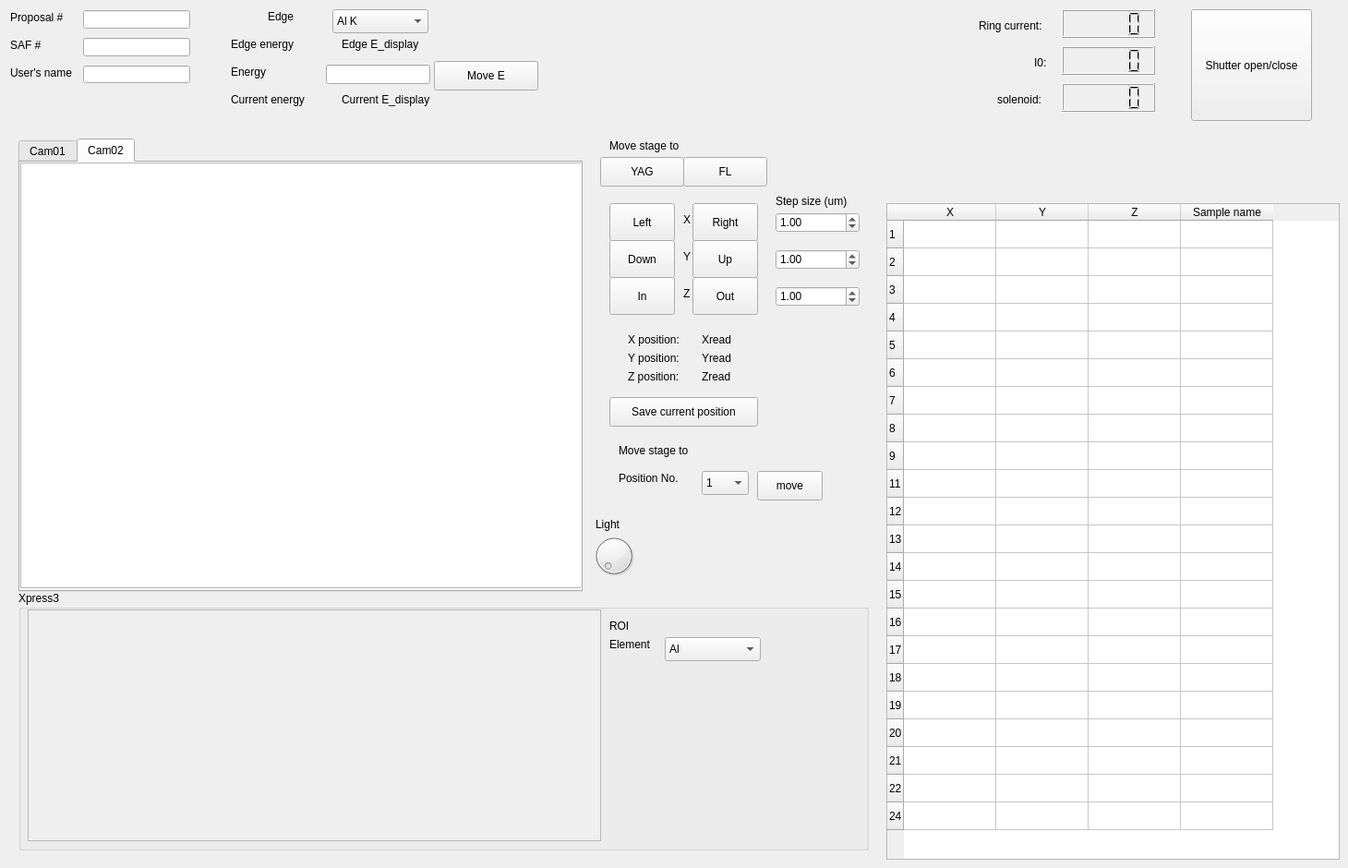
    <widget class="QWidget" name="tab_setup">
     <property name="toolTipDuration">
      <number>-1</number>
     </property>
     <attribute name="title">
      <string>General-Setup</string>
     </attribute>
     <widget class="QLineEdit" name="lineEdit_proposal">
      <property name="geometry">
       <rect>
        <x>90</x>
        <y>11</y>
        <width>116</width>
        <height>20</height>
       </rect>
      </property>
     </widget>
     <widget class="QLineEdit" name="lineEdit_SAF">
      <property name="geometry">
       <rect>
        <x>90</x>
        <y>41</y>
        <width>116</width>
        <height>20</height>
       </rect>
      </property>
     </widget>
     <widget class="QLineEdit" name="lineEdit_username">
      <property name="geometry">
       <rect>
        <x>90</x>
        <y>71</y>
        <width>116</width>
        <height>19</height>
       </rect>
      </property>
     </widget>
     <widget class="QLabel" name="label_Proposal">
      <property name="geometry">
       <rect>
        <x>11</x>
        <y>11</y>
        <width>65</width>
        <height>16</height>
       </rect>
      </property>
      <property name="text">
       <string>Proposal #</string>
      </property>
     </widget>
     <widget class="QLabel" name="label_SAF">
      <property name="geometry">
       <rect>
        <x>11</x>
        <y>41</y>
        <width>36</width>
        <height>16</height>
       </rect>
      </property>
      <property name="text">
       <string>SAF #</string>
      </property>
     </widget>
     <widget class="QLabel" name="label_username">
      <property name="geometry">
       <rect>
        <x>11</x>
        <y>71</y>
        <width>81</width>
        <height>16</height>
       </rect>
      </property>
      <property name="text">
       <string>User's name</string>
      </property>
     </widget>
     <widget class="QComboBox" name="comboBox_edgeselect">
      <property name="geometry">
       <rect>
        <x>360</x>
        <y>10</y>
        <width>104</width>
        <height>26</height>
       </rect>
      </property>
      <property name="mouseTracking">
       <bool>false</bool>
      </property>
      <property name="acceptDrops">
       <bool>true</bool>
      </property>
      <item>
       <property name="text">
        <string>Al K</string>
       </property>
      </item>
      <item>
       <property name="text">
        <string>Si K</string>
       </property>
      </item>
      <item>
       <property name="text">
        <string>P K</string>
       </property>
      </item>
      <item>
       <property name="text">
        <string>S K</string>
       </property>
      </item>
      <item>
       <property name="text">
        <string>Cl K</string>
       </property>
      </item>
      <item>
       <property name="text">
        <string>K K</string>
       </property>
      </item>
      <item>
       <property name="text">
        <string>Ca K</string>
       </property>
      </item>
     </widget>
     <widget class="QLabel" name="label_edge">
      <property name="geometry">
       <rect>
        <x>290</x>
        <y>10</y>
        <width>60</width>
        <height>16</height>
       </rect>
      </property>
      <property name="text">
       <string>Edge</string>
      </property>
     </widget>
     <widget class="QLabel" name="label_edgeE">
      <property name="geometry">
       <rect>
        <x>250</x>
        <y>40</y>
        <width>81</width>
        <height>16</height>
       </rect>
      </property>
      <property name="text">
       <string>Edge energy</string>
      </property>
     </widget>
     <widget class="QPushButton" name="Btn_moveE">
      <property name="geometry">
       <rect>
        <x>470</x>
        <y>66</y>
        <width>113</width>
        <height>32</height>
       </rect>
      </property>
      <property name="text">
       <string>Move E</string>
      </property>
     </widget>
     <widget class="QTabWidget" name="tabWidget_webcam">
      <property name="geometry">
       <rect>
        <x>20</x>
        <y>150</y>
        <width>611</width>
        <height>491</height>
       </rect>
      </property>
      <property name="sizePolicy">
       <sizepolicy hsizetype="Expanding" vsizetype="Expanding">
        <horstretch>0</horstretch>
        <verstretch>0</verstretch>
       </sizepolicy>
      </property>
      <property name="currentIndex">
       <number>1</number>
      </property>
      <widget class="QWidget" name="tab_cam01">
       <attribute name="title">
        <string>Cam01</string>
       </attribute>
       <widget class="QGraphicsView" name="graphicsView">
        <property name="geometry">
         <rect>
          <x>0</x>
          <y>0</y>
          <width>611</width>
          <height>461</height>
         </rect>
        </property>
       </widget>
      </widget>
      <widget class="QWidget" name="tab_cam02">
       <attribute name="title">
        <string>Cam02</string>
       </attribute>
       <widget class="QGraphicsView" name="graphicsView_4">
        <property name="geometry">
         <rect>
          <x>0</x>
          <y>0</y>
          <width>611</width>
          <height>461</height>
         </rect>
        </property>
       </widget>
      </widget>
     </widget>
     <widget class="QPushButton" name="Btn_up">
      <property name="geometry">
       <rect>
        <x>750</x>
        <y>260</y>
        <width>71</width>
        <height>41</height>
       </rect>
      </property>
      <property name="text">
       <string>Up</string>
      </property>
     </widget>
     <widget class="QPushButton" name="Btn_right">
      <property name="geometry">
       <rect>
        <x>750</x>
        <y>220</y>
        <width>71</width>
        <height>41</height>
       </rect>
      </property>
      <property name="text">
       <string>Right</string>
      </property>
     </widget>
     <widget class="QPushButton" name="Btn_left">
      <property name="geometry">
       <rect>
        <x>660</x>
        <y>220</y>
        <width>71</width>
        <height>41</height>
       </rect>
      </property>
      <property name="text">
       <string>Left</string>
      </property>
     </widget>
     <widget class="QPushButton" name="Btn_down">
      <property name="geometry">
       <rect>
        <x>660</x>
        <y>260</y>
        <width>71</width>
        <height>41</height>
       </rect>
      </property>
      <property name="text">
       <string>Down</string>
      </property>
     </widget>
     <widget class="QLabel" name="label_zpos">
      <property name="geometry">
       <rect>
        <x>740</x>
        <y>310</y>
        <width>60</width>
        <height>16</height>
       </rect>
      </property>
      <property name="text">
       <string>Z</string>
      </property>
     </widget>
     <widget class="QLineEdit" name="lineEdit_monoE">
      <property name="geometry">
       <rect>
        <x>353</x>
        <y>70</y>
        <width>113</width>
        <height>21</height>
       </rect>
      </property>
      <property name="text">
       <string/>
      </property>
     </widget>
     <widget class="QLabel" name="label_monoE">
      <property name="geometry">
       <rect>
        <x>250</x>
        <y>70</y>
        <width>81</width>
        <height>16</height>
       </rect>
      </property>
      <property name="text">
       <string>Energy</string>
      </property>
     </widget>
     <widget class="QLabel" name="label_currentE">
      <property name="geometry">
       <rect>
        <x>250</x>
        <y>100</y>
        <width>91</width>
        <height>16</height>
       </rect>
      </property>
      <property name="text">
       <string>Current energy</string>
      </property>
     </widget>
     <widget class="QPushButton" name="Btn_save_current_position">
      <property name="geometry">
       <rect>
        <x>660</x>
        <y>430</y>
        <width>161</width>
        <height>32</height>
       </rect>
      </property>
      <property name="text">
       <string>Save current position</string>
      </property>
     </widget>
     <widget class="QPushButton" name="Btn_shutter">
      <property name="geometry">
       <rect>
        <x>1290</x>
        <y>10</y>
        <width>131</width>
        <height>121</height>
       </rect>
      </property>
      <property name="text">
       <string>Shutter open/close</string>
      </property>
     </widget>
     <widget class="QTableWidget" name="tableWidget_samplepos">
      <property name="geometry">
       <rect>
        <x>960</x>
        <y>220</y>
        <width>491</width>
        <height>711</height>
       </rect>
      </property>
      <row>
       <property name="text">
        <string>1</string>
       </property>
      </row>
      <row>
       <property name="text">
        <string>2</string>
       </property>
      </row>
      <row>
       <property name="text">
        <string>3</string>
       </property>
      </row>
      <row>
       <property name="text">
        <string>4</string>
       </property>
      </row>
      <row>
       <property name="text">
        <string>5</string>
       </property>
      </row>
      <row>
       <property name="text">
        <string>6</string>
       </property>
      </row>
      <row>
       <property name="text">
        <string>7</string>
       </property>
      </row>
      <row>
       <property name="text">
        <string>8</string>
       </property>
      </row>
      <row>
       <property name="text">
        <string>9</string>
       </property>
      </row>
      <row>
       <property name="text">
        <string>11</string>
       </property>
      </row>
      <row>
       <property name="text">
        <string>12</string>
       </property>
      </row>
      <row>
       <property name="text">
        <string>13</string>
       </property>
      </row>
      <row>
       <property name="text">
        <string>14</string>
       </property>
      </row>
      <row>
       <property name="text">
        <string>15</string>
       </property>
      </row>
      <row>
       <property name="text">
        <string>16</string>
       </property>
      </row>
      <row>
       <property name="text">
        <string>17</string>
       </property>
      </row>
      <row>
       <property name="text">
        <string>18</string>
       </property>
      </row>
      <row>
       <property name="text">
        <string>19</string>
       </property>
      </row>
      <row>
       <property name="text">
        <string>20</string>
       </property>
      </row>
      <row>
       <property name="text">
        <string>21</string>
       </property>
      </row>
      <row>
       <property name="text">
        <string>22</string>
       </property>
      </row>
      <row>
       <property name="text">
        <string>24</string>
       </property>
      </row>
      <column>
       <property name="text">
        <string>X</string>
       </property>
      </column>
      <column>
       <property name="text">
        <string>Y</string>
       </property>
      </column>
      <column>
       <property name="text">
        <string>Z</string>
       </property>
      </column>
      <column>
       <property name="text">
        <string>Sample name</string>
       </property>
      </column>
     </widget>
     <widget class="QLabel" name="label_ypos">
      <property name="geometry">
       <rect>
        <x>740</x>
        <y>270</y>
        <width>60</width>
        <height>16</height>
       </rect>
      </property>
      <property name="text">
       <string>Y</string>
      </property>
     </widget>
     <widget class="QLabel" name="label_xpos">
      <property name="geometry">
       <rect>
        <x>740</x>
        <y>230</y>
        <width>60</width>
        <height>16</height>
       </rect>
      </property>
      <property name="text">
       <string>X</string>
      </property>
     </widget>
     <widget class="QLabel" name="label_11">
      <property name="geometry">
       <rect>
        <x>680</x>
        <y>360</y>
        <width>71</width>
        <height>16</height>
       </rect>
      </property>
      <property name="text">
       <string>X position:</string>
      </property>
     </widget>
     <widget class="QPushButton" name="Btn_zoomin">
      <property name="geometry">
       <rect>
        <x>660</x>
        <y>300</y>
        <width>71</width>
        <height>41</height>
       </rect>
      </property>
      <property name="text">
       <string>In</string>
      </property>
     </widget>
     <widget class="QLabel" name="label_12">
      <property name="geometry">
       <rect>
        <x>680</x>
        <y>380</y>
        <width>71</width>
        <height>16</height>
       </rect>
      </property>
      <property name="text">
       <string>Y position:</string>
      </property>
     </widget>
     <widget class="QLabel" name="label_13">
      <property name="geometry">
       <rect>
        <x>680</x>
        <y>400</y>
        <width>71</width>
        <height>16</height>
       </rect>
      </property>
      <property name="text">
       <string>Z position:</string>
      </property>
     </widget>
     <widget class="QLabel" name="label_CurrentE_display">
      <property name="geometry">
       <rect>
        <x>370</x>
        <y>100</y>
        <width>121</width>
        <height>16</height>
       </rect>
      </property>
      <property name="text">
       <string>Current E_display</string>
      </property>
     </widget>
     <widget class="QLabel" name="label_edgeE_display">
      <property name="geometry">
       <rect>
        <x>370</x>
        <y>40</y>
        <width>121</width>
        <height>16</height>
       </rect>
      </property>
      <property name="text">
       <string>Edge E_display</string>
      </property>
     </widget>
     <widget class="QPushButton" name="Btn_zoomout">
      <property name="geometry">
       <rect>
        <x>750</x>
        <y>300</y>
        <width>71</width>
        <height>41</height>
       </rect>
      </property>
      <property name="text">
       <string>Out</string>
      </property>
     </widget>
     <widget class="QLabel" name="Xread">
      <property name="geometry">
       <rect>
        <x>760</x>
        <y>360</y>
        <width>60</width>
        <height>16</height>
       </rect>
      </property>
      <property name="text">
       <string>Xread</string>
      </property>
     </widget>
     <widget class="QLabel" name="Yread">
      <property name="geometry">
       <rect>
        <x>760</x>
        <y>380</y>
        <width>60</width>
        <height>16</height>
       </rect>
      </property>
      <property name="text">
       <string>Yread</string>
      </property>
     </widget>
     <widget class="QLabel" name="Zread">
      <property name="geometry">
       <rect>
        <x>760</x>
        <y>400</y>
        <width>60</width>
        <height>16</height>
       </rect>
      </property>
      <property name="text">
       <string>Zread</string>
      </property>
     </widget>
     <widget class="QDoubleSpinBox" name="spinBox_x_step">
      <property name="geometry">
       <rect>
        <x>840</x>
        <y>230</y>
        <width>91</width>
        <height>22</height>
       </rect>
      </property>
      <property name="minimum">
       <double>0.050000000000000</double>
      </property>
      <property name="maximum">
       <double>10.000000000000000</double>
      </property>
      <property name="value">
       <double>1.000000000000000</double>
      </property>
     </widget>
     <widget class="QDoubleSpinBox" name="spinBox_y_step">
      <property name="geometry">
       <rect>
        <x>840</x>
        <y>270</y>
        <width>91</width>
        <height>22</height>
       </rect>
      </property>
      <property name="minimum">
       <double>0.050000000000000</double>
      </property>
      <property name="maximum">
       <double>10.000000000000000</double>
      </property>
      <property name="value">
       <double>1.000000000000000</double>
      </property>
     </widget>
     <widget class="QDoubleSpinBox" name="spinBox_z_step">
      <property name="geometry">
       <rect>
        <x>840</x>
        <y>310</y>
        <width>91</width>
        <height>22</height>
       </rect>
      </property>
      <property name="minimum">
       <double>0.050000000000000</double>
      </property>
      <property name="maximum">
       <double>10.000000000000000</double>
      </property>
      <property name="value">
       <double>1.000000000000000</double>
      </property>
     </widget>
     <widget class="QLabel" name="label_xpos_2">
      <property name="geometry">
       <rect>
        <x>840</x>
        <y>210</y>
        <width>111</width>
        <height>16</height>
       </rect>
      </property>
      <property name="text">
       <string>Step size (um)</string>
      </property>
     </widget>
     <widget class="QLabel" name="label_CurrentE_display_2">
      <property name="geometry">
       <rect>
        <x>660</x>
        <y>670</y>
        <width>121</width>
        <height>16</height>
       </rect>
      </property>
      <property name="text">
       <string>ROI</string>
      </property>
     </widget>
     <widget class="QLabel" name="label_edgeE_display_2">
      <property name="geometry">
       <rect>
        <x>660</x>
        <y>150</y>
        <width>121</width>
        <height>16</height>
       </rect>
      </property>
      <property name="text">
       <string>Move stage to </string>
      </property>
     </widget>
     <widget class="QPushButton" name="Btn_YAG">
      <property name="geometry">
       <rect>
        <x>650</x>
        <y>170</y>
        <width>91</width>
        <height>32</height>
       </rect>
      </property>
      <property name="text">
       <string>YAG</string>
      </property>
     </widget>
     <widget class="QPushButton" name="Btn_FL">
      <property name="geometry">
       <rect>
        <x>740</x>
        <y>170</y>
        <width>91</width>
        <height>32</height>
       </rect>
      </property>
      <property name="text">
       <string>FL</string>
      </property>
     </widget>
     <widget class="QLabel" name="label_edgeE_display_3">
      <property name="geometry">
       <rect>
        <x>1120</x>
        <y>60</y>
        <width>121</width>
        <height>16</height>
       </rect>
      </property>
      <property name="text">
       <string>I0:</string>
      </property>
     </widget>
     <widget class="QLabel" name="label_edgeE_display_4">
      <property name="geometry">
       <rect>
        <x>1080</x>
        <y>100</y>
        <width>121</width>
        <height>16</height>
       </rect>
      </property>
      <property name="text">
       <string>solenoid:</string>
      </property>
     </widget>
     <widget class="QComboBox" name="comboBox_edgeselect_2">
      <property name="geometry">
       <rect>
        <x>720</x>
        <y>690</y>
        <width>104</width>
        <height>26</height>
       </rect>
      </property>
      <property name="mouseTracking">
       <bool>false</bool>
      </property>
      <property name="acceptDrops">
       <bool>true</bool>
      </property>
      <item>
       <property name="text">
        <string>Al</string>
       </property>
      </item>
      <item>
       <property name="text">
        <string>Si</string>
       </property>
      </item>
      <item>
       <property name="text">
        <string>P</string>
       </property>
      </item>
      <item>
       <property name="text">
        <string>S</string>
       </property>
      </item>
      <item>
       <property name="text">
        <string>Cl</string>
       </property>
      </item>
      <item>
       <property name="text">
        <string>K</string>
       </property>
      </item>
      <item>
       <property name="text">
        <string>Ca</string>
       </property>
      </item>
      <item>
       <property name="text">
        <string>Customize</string>
       </property>
      </item>
     </widget>
     <widget class="QLabel" name="label_edge_2">
      <property name="geometry">
       <rect>
        <x>660</x>
        <y>690</y>
        <width>60</width>
        <height>16</height>
       </rect>
      </property>
      <property name="text">
       <string>Element</string>
      </property>
     </widget>
     <widget class="QPushButton" name="Btn_save_current_position_2">
      <property name="geometry">
       <rect>
        <x>820</x>
        <y>510</y>
        <width>71</width>
        <height>32</height>
       </rect>
      </property>
      <property name="text">
       <string>move</string>
      </property>
     </widget>
     <widget class="QLabel" name="label_edgeE_display_7">
      <property name="geometry">
       <rect>
        <x>670</x>
        <y>480</y>
        <width>121</width>
        <height>16</height>
       </rect>
      </property>
      <property name="text">
       <string>Move stage to</string>
      </property>
     </widget>
     <widget class="QComboBox" name="comboBox_edgeselect_3">
      <property name="geometry">
       <rect>
        <x>760</x>
        <y>510</y>
        <width>51</width>
        <height>26</height>
       </rect>
      </property>
      <property name="mouseTracking">
       <bool>false</bool>
      </property>
      <property name="acceptDrops">
       <bool>true</bool>
      </property>
      <item>
       <property name="text">
        <string>1</string>
       </property>
      </item>
      <item>
       <property name="text">
        <string>2</string>
       </property>
      </item>
      <item>
       <property name="text">
        <string>3</string>
       </property>
      </item>
      <item>
       <property name="text">
        <string>4</string>
       </property>
      </item>
      <item>
       <property name="text">
        <string>5</string>
       </property>
      </item>
      <item>
       <property name="text">
        <string>6</string>
       </property>
      </item>
      <item>
       <property name="text">
        <string>7</string>
       </property>
      </item>
      <item>
       <property name="text">
        <string>8</string>
       </property>
      </item>
      <item>
       <property name="text">
        <string>9</string>
       </property>
      </item>
      <item>
       <property name="text">
        <string>10</string>
       </property>
      </item>
      <item>
       <property name="text">
        <string>11</string>
       </property>
      </item>
      <item>
       <property name="text">
        <string>12</string>
       </property>
      </item>
      <item>
       <property name="text">
        <string>13</string>
       </property>
      </item>
      <item>
       <property name="text">
        <string>14</string>
       </property>
      </item>
      <item>
       <property name="text">
        <string>15</string>
       </property>
      </item>
     </widget>
     <widget class="QLabel" name="label_edgeE_display_8">
      <property name="geometry">
       <rect>
        <x>670</x>
        <y>510</y>
        <width>121</width>
        <height>16</height>
       </rect>
      </property>
      <property name="text">
       <string>Position No.</string>
      </property>
     </widget>
     <widget class="QDial" name="dial">
      <property name="geometry">
       <rect>
        <x>640</x>
        <y>570</y>
        <width>50</width>
        <height>64</height>
       </rect>
      </property>
      <property name="maximum">
       <number>10</number>
      </property>
      <property name="notchTarget">
       <double>10.000000000000000</double>
      </property>
     </widget>
     <widget class="QLCDNumber" name="Display_I0">
      <property name="geometry">
       <rect>
        <x>1150</x>
        <y>50</y>
        <width>101</width>
        <height>31</height>
       </rect>
      </property>
     </widget>
     <widget class="QLCDNumber" name="Display_solenoid">
      <property name="geometry">
       <rect>
        <x>1150</x>
        <y>90</y>
        <width>101</width>
        <height>31</height>
       </rect>
      </property>
     </widget>
     <widget class="QLCDNumber" name="Display_ringcurrent">
      <property name="geometry">
       <rect>
        <x>1150</x>
        <y>10</y>
        <width>101</width>
        <height>31</height>
       </rect>
      </property>
     </widget>
     <widget class="QLabel" name="label_edgeE_display_9">
      <property name="geometry">
       <rect>
        <x>1060</x>
        <y>20</y>
        <width>121</width>
        <height>16</height>
       </rect>
      </property>
      <property name="text">
       <string>Ring current:</string>
      </property>
     </widget>
     <widget class="QLabel" name="label_edgeE_display_10">
      <property name="geometry">
       <rect>
        <x>645</x>
        <y>560</y>
        <width>41</width>
        <height>16</height>
       </rect>
      </property>
      <property name="text">
       <string>Light</string>
      </property>
     </widget>
     <widget class="QGroupBox" name="groupBox">
      <property name="geometry">
       <rect>
        <x>20</x>
        <y>640</y>
        <width>921</width>
        <height>281</height>
       </rect>
      </property>
      <property name="title">
       <string>Xpress3</string>
      </property>
      <widget class="QScrollArea" name="scrollArea_Xpress3">
       <property name="geometry">
        <rect>
         <x>10</x>
         <y>20</y>
         <width>621</width>
         <height>251</height>
        </rect>
       </property>
       <property name="widgetResizable">
        <bool>true</bool>
       </property>
       <widget class="QWidget" name="scrollAreaWidgetContents">
        <property name="geometry">
         <rect>
          <x>0</x>
          <y>0</y>
          <width>619</width>
          <height>249</height>
         </rect>
        </property>
        <widget class="QScrollArea" name="scrollArea_DetCh">
         <property name="geometry">
          <rect>
           <x>0</x>
           <y>420</y>
           <width>371</width>
           <height>371</height>
          </rect>
         </property>
         <property name="widgetResizable">
          <bool>true</bool>
         </property>
         <widget class="QWidget" name="scrollAreaWidgetContents_2">
          <property name="geometry">
           <rect>
            <x>0</x>
            <y>0</y>
            <width>369</width>
            <height>369</height>
           </rect>
          </property>
         </widget>
        </widget>
       </widget>
      </widget>
     </widget>
     <zorder>groupBox</zorder>
     <zorder>lineEdit_proposal</zorder>
     <zorder>lineEdit_SAF</zorder>
     <zorder>lineEdit_username</zorder>
     <zorder>label_Proposal</zorder>
     <zorder>label_SAF</zorder>
     <zorder>label_username</zorder>
     <zorder>comboBox_edgeselect</zorder>
     <zorder>label_edge</zorder>
     <zorder>label_edgeE</zorder>
     <zorder>Btn_moveE</zorder>
     <zorder>tabWidget_webcam</zorder>
     <zorder>Btn_up</zorder>
     <zorder>Btn_right</zorder>
     <zorder>Btn_left</zorder>
     <zorder>Btn_down</zorder>
     <zorder>label_zpos</zorder>
     <zorder>lineEdit_monoE</zorder>
     <zorder>label_monoE</zorder>
     <zorder>label_currentE</zorder>
     <zorder>Btn_save_current_position</zorder>
     <zorder>Btn_shutter</zorder>
     <zorder>tableWidget_samplepos</zorder>
     <zorder>label_ypos</zorder>
     <zorder>label_xpos</zorder>
     <zorder>label_11</zorder>
     <zorder>Btn_zoomin</zorder>
     <zorder>label_12</zorder>
     <zorder>label_13</zorder>
     <zorder>label_CurrentE_display</zorder>
     <zorder>label_edgeE_display</zorder>
     <zorder>Btn_zoomout</zorder>
     <zorder>Xread</zorder>
     <zorder>Yread</zorder>
     <zorder>Zread</zorder>
     <zorder>spinBox_x_step</zorder>
     <zorder>spinBox_y_step</zorder>
     <zorder>spinBox_z_step</zorder>
     <zorder>label_xpos_2</zorder>
     <zorder>label_CurrentE_display_2</zorder>
     <zorder>label_edgeE_display_2</zorder>
     <zorder>Btn_YAG</zorder>
     <zorder>Btn_FL</zorder>
     <zorder>label_edgeE_display_3</zorder>
     <zorder>label_edgeE_display_4</zorder>
     <zorder>label_edge_2</zorder>
     <zorder>Btn_save_current_position_2</zorder>
     <zorder>label_edgeE_display_7</zorder>
     <zorder>comboBox_edgeselect_3</zorder>
     <zorder>label_edgeE_display_8</zorder>
     <zorder>dial</zorder>
     <zorder>Display_I0</zorder>
     <zorder>Display_solenoid</zorder>
     <zorder>Display_ringcurrent</zorder>
     <zorder>label_edgeE_display_9</zorder>
     <zorder>label_edgeE_display_10</zorder>
     <zorder>comboBox_edgeselect_2</zorder>
    </widget>
